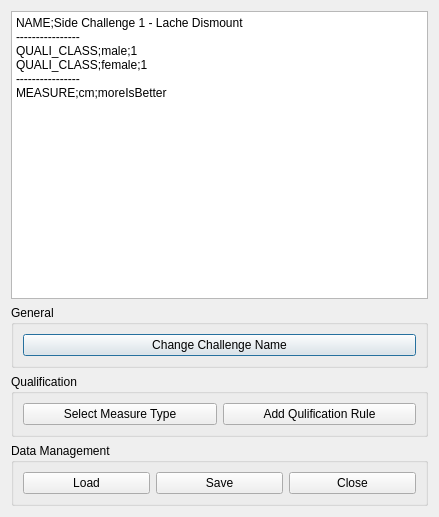
<?xml version="1.0" encoding="UTF-8"?>
<ui version="4.0">
 <class>NCM_SideChallenge</class>
 <widget class="QDialog" name="NCM_SideChallenge">
  <property name="geometry">
   <rect>
    <x>0</x>
    <y>0</y>
    <width>439</width>
    <height>517</height>
   </rect>
  </property>
  <property name="windowTitle">
   <string>Dialog</string>
  </property>
  <layout class="QGridLayout" name="gridLayout">
   <item row="2" column="0">
    <widget class="QGroupBox" name="groupBox">
     <property name="title">
      <string>General</string>
     </property>
     <layout class="QGridLayout" name="gridLayout_3">
      <item row="0" column="0">
       <widget class="QPushButton" name="pushButton_ChangeName">
        <property name="text">
         <string>Change Challenge Name</string>
        </property>
       </widget>
      </item>
     </layout>
    </widget>
   </item>
   <item row="1" column="0">
    <widget class="QPlainTextEdit" name="plainTextEdit_sideChallengeCode">
     <property name="plainText">
      <string>NAME;Side Challenge 1 - Lache Dismount
----------------
QUALI_CLASS;male;1
QUALI_CLASS;female;1
----------------
MEASURE;cm;moreIsBetter</string>
     </property>
    </widget>
   </item>
   <item row="4" column="0">
    <widget class="QGroupBox" name="groupBox_2">
     <property name="title">
      <string>Data Management</string>
     </property>
     <layout class="QGridLayout" name="gridLayout_2">
      <item row="0" column="1">
       <widget class="QPushButton" name="pushButton_Save">
        <property name="text">
         <string>Save</string>
        </property>
       </widget>
      </item>
      <item row="0" column="0">
       <widget class="QPushButton" name="pushButton_Load">
        <property name="text">
         <string>Load</string>
        </property>
       </widget>
      </item>
      <item row="0" column="2">
       <widget class="QPushButton" name="pushButton_Close">
        <property name="text">
         <string>Close</string>
        </property>
       </widget>
      </item>
     </layout>
    </widget>
   </item>
   <item row="3" column="0">
    <widget class="QGroupBox" name="groupBox_3">
     <property name="title">
      <string>Qualification</string>
     </property>
     <layout class="QGridLayout" name="gridLayout_4">
      <item row="0" column="0">
       <widget class="QPushButton" name="pushButton_SetMeasure">
        <property name="text">
         <string>Select Measure Type</string>
        </property>
       </widget>
      </item>
      <item row="0" column="1">
       <widget class="QPushButton" name="pushButton_AddQuali">
        <property name="text">
         <string>Add Qulification Rule</string>
        </property>
       </widget>
      </item>
     </layout>
    </widget>
   </item>
  </layout>
 </widget>
 <resources/>
 <connections/>
</ui>
